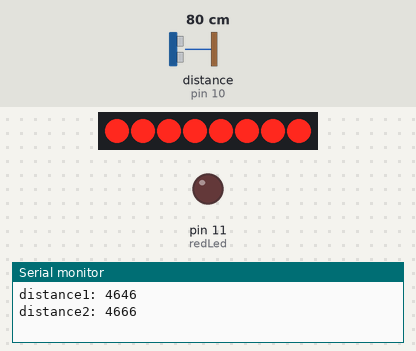
A sketch run on a simulated Arduino Uno, built with avr-gcc and run on an emulated ATmega328P. Shown: 8 shift-register outputs drawn as a row of LEDs (first output left, lit = HIGH), output pins drawn as LEDs (lit = HIGH), the last lines printed to the serial monitor. Wiring (inferred from the names in the program): ultrasonic range finder: trigger pin 9; echo pin 10; shift register (74HC595): data pin 4; shift clock pin 6; latch pin 5. Wiring (inferred from the signals the program sends): row of LEDs: on Q0, Q1, Q2, Q3, Q4, Q5, Q6, Q7. The test bench sets the inputs (shaded band); at power-on: distance to the obstacle (sensor on pin 10) 80 cm. The echo pulse lasts 58.3 µs per cm; pins used as bus, display or sensor lines are not drawn.

Above: at 1.2 s.
1.3 s: distance to the obstacle (sensor on pin 10) set to 35 cm
3.7 s: distance to the obstacle (sensor on pin 10) set to 5 cm
5.9 s: distance to the obstacle (sensor on pin 10) set to 2 cm
At 7.1 s:
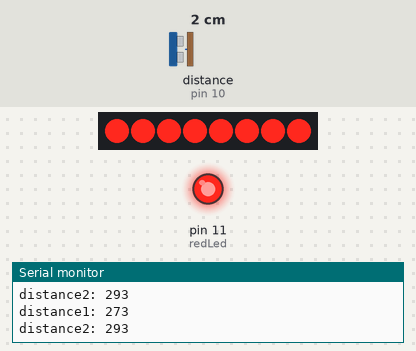
8.9 s: distance to the obstacle (sensor on pin 10) set to 4 cm
At 10.47 s:
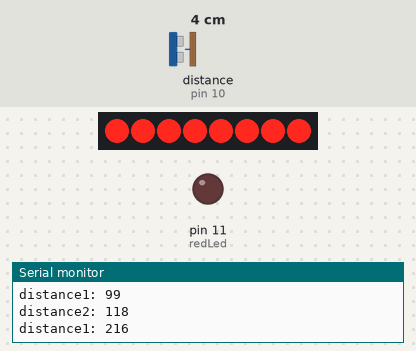
Timing chart, 0 to 11.4 s (numbered marks = the images above; inputs shaded):
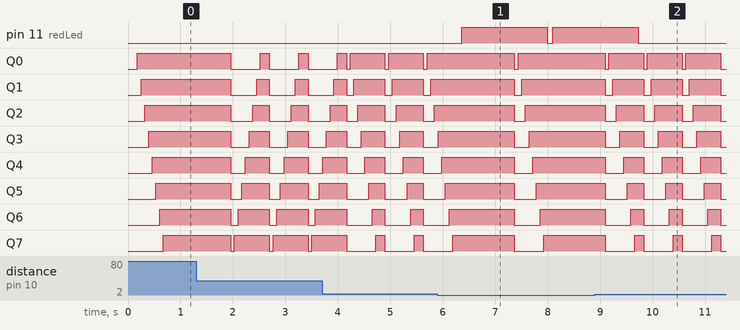

The sketch:

ShiftRegister.ino
```cpp
/*
 * Sep 11, 2019
 * Eric Li
Adafruit Arduino - Lesson 4. 8 LEDs and a Shift Register
https://howtomechatronics.com/tutorials/arduino/ultrasonic-sensor-hc-sr04/
*/
int latchPin = 5;
int clockPin = 6;
int dataPin = 4;
int redLed = 11;
byte leds = 0;
const int trigPin = 9;
const int echoPin = 10;

long duration1;
long duration2;
int distance;

void setup(){
pinMode(latchPin, OUTPUT);
pinMode(dataPin, OUTPUT);
pinMode(clockPin, OUTPUT);
pinMode(trigPin, OUTPUT);
pinMode(echoPin, INPUT);
pinMode(redLed, OUTPUT);
Serial.begin(9600);
}

void loop(){
  digitalWrite(redLed, LOW);

  digitalWrite(trigPin, LOW);
  delayMicroseconds(2);

  digitalWrite(trigPin, HIGH);
  delayMicroseconds(10);
  digitalWrite(trigPin, LOW);

  duration1 = pulseIn(echoPin, HIGH);

  delay(100);
  digitalWrite(trigPin, LOW);
  delayMicroseconds(2);

  digitalWrite(trigPin, HIGH);
  delayMicroseconds(10);
  digitalWrite(trigPin, LOW);

  duration2 = pulseIn(echoPin, HIGH);


  if(duration2<200){
    red();
  }

  if(duration1>duration2){
    closer();
  }

  else if(duration1==duration2){
    for (int i = 0; i < 8; i++){
      bitSet(leds, i);
      updateShiftRegister();
    }
    delay(1000);
  }

  else{
    farther();
  }

Serial.print("distance1: ");
Serial.println(duration1);
Serial.print("distance2: ");
Serial.println(duration2);
}


void red(){
  digitalWrite(redLed, HIGH);
  delay(1000);
}

void closer(){
  leds = 0;
  updateShiftRegister();
  delay(70);
  for (int i = 0; i < 8; i++){
    bitSet(leds, i);
    updateShiftRegister();
    delay(70);
  }
}

void farther(){
  leds = 0;
  updateShiftRegister();
  delay(70);
  for (int i = 7; i >= 0; i--){
    bitSet(leds, i);
    updateShiftRegister();
    delay(70);
  }
}

void updateShiftRegister(){
  digitalWrite(latchPin, LOW);
  shiftOut(dataPin, clockPin, LSBFIRST, leds);
  digitalWrite(latchPin, HIGH);
}
```

Measured:
- the behaviour switches between 4 and 3 cm on distance to the obstacle (sensor on pin 10) (found by bisection; images 0 and 1)
- after the input at 5.9 s, pin 11 (redLed): LOW → HIGH after 0.46 s, → LOW 1.6 s later, → HIGH 0.10 s later
- after the input at 8.9 s, pin 11 (redLed): goes on until 9.7 s, then stays LOW
